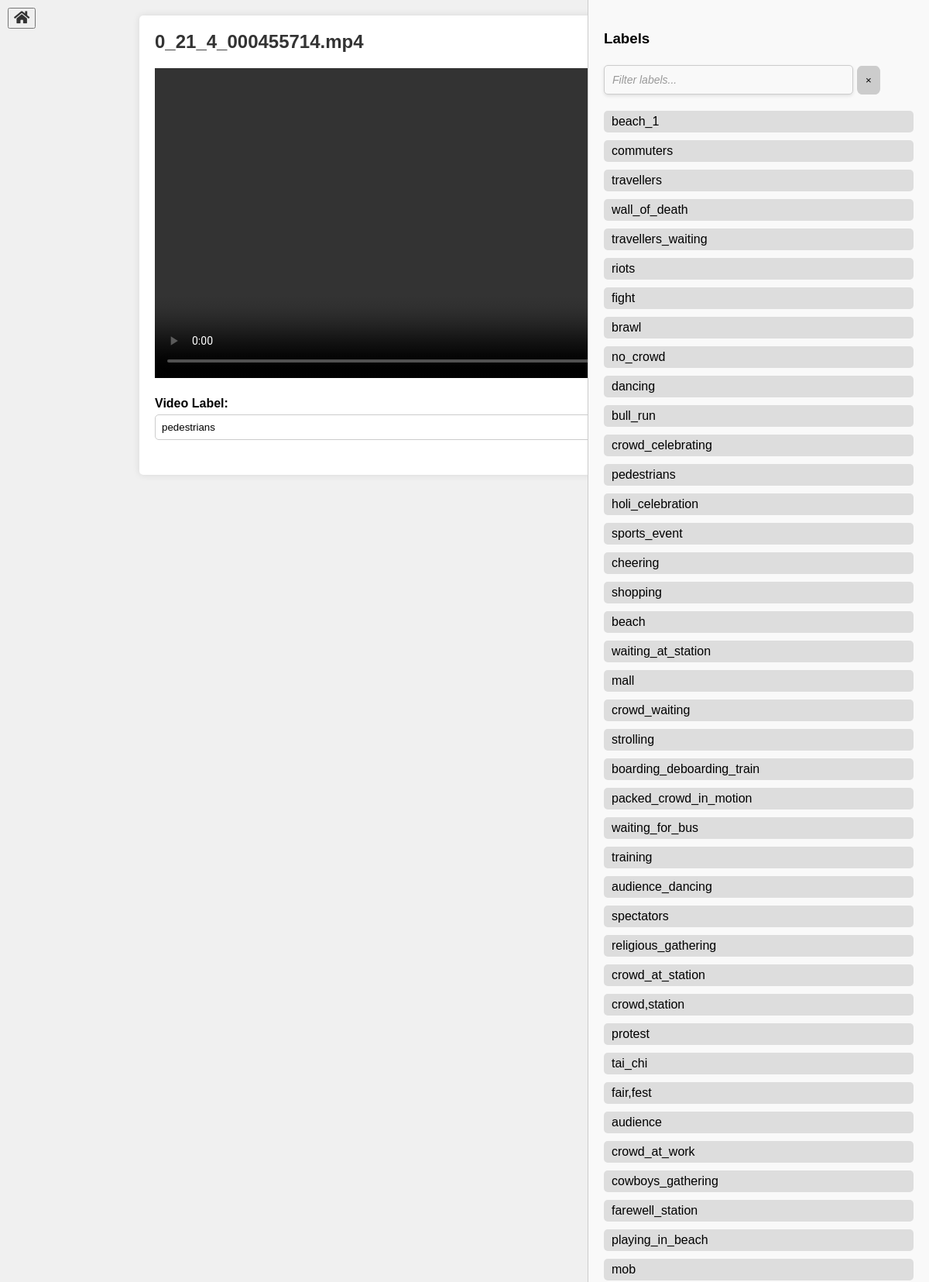
/play/0_21_4_000455714.mp4/ (upper part), run on the app's committed database.
### videolabel/models.py (models this page shows, shortened)
class Video(models.Model):
    video_name = models.CharField(max_length=100)
    label = models.ForeignKey(Label, on_delete=models.CASCADE, null=True, related_name='videos')

class Label(models.Model):
    name = models.CharField(max_length=100, unique=True, blank=True, null=True)
    last_used = models.DateTimeField(auto_now=True)
    class Meta:
        ordering = ['-last_used']

### videolabel/views.py (the view, shortened to what this page needs)
# urls.py: path('play/<str:video_name>/', views.play_video, name='play_video'),
def play_video(request, video_name):
    video_url = f'/media/{video_name}'
    success_message = None
    current_video = get_object_or_404(Video, video_name=video_name)
    prev_video = Video.objects.filter(id__lt=current_video.id).order_by('-id').first()
    next_video = Video.objects.filter(id__gt=current_video.id).order_by('id').first()
    video_labels = Label.objects.filter(~Q(name=None)).order_by('-last_used')
    context = {
        'video_url': video_url,
        'video_name': video_name,
        'success_message': success_message,
        'current_video': current_video,
        'current_label': current_video.label.name if current_video.label else '',
        'prev_video': prev_video,
        'next_video': next_video,
        'video_labels': video_labels
    }
    return render(request, 'videolabel/play_video.html', context)

### videolabel/templates/videolabel/play_video.html (shortened to what this page needs)
<!DOCTYPE html>
<html lang="en">
    <head>
        <link rel="stylesheet" href="https://cdnjs.cloudflare.com/ajax/libs/font-awesome/5.15.4/css/all.min.css">
    </head>
    <body>
        <button class="home-button" onclick="location.href='/'">
            <i class="fas fa-home"></i>
        </button>
        <div class="container">
            <h2>{{ video_name }}</h2>
            <video controls>
                <source src="{{ video_url }}" type="video/mp4">
            </video>
            {% if next_video %}
                <a class="arrow next" href="{% url 'play_video' next_video.video_name %}">&#10095;</a>
            {% endif %}
            <form method="post">
                <label for="video_label">Video Label:</label>
                <input type="text" id="video_label" name="video_label" value="{{ current_label }}">
                <button type="submit">Submit</button>
            </form>
            <div class="labels-container">
                <h3>Labels</h3>
                <div id="filter-container">
                    <input type="text" id="filter-labels" placeholder="Filter labels...">
                    <button id="clear-button">&times;</button>
                </div>
                <ul>
                    {% for label in video_labels %}
                        {% if label.name %}
                            <li class="label-item" data-label-id="{{ label.id }}">{{ label.name }}</li>
                        {% endif %}
                    {% endfor %}
                </ul>
            </div>
        </div>
    </body>
</html>

### videolabel/templates/videolabel/play_video.html (style rules this page uses)
body { font-family: Arial, sans-serif; margin: 0; padding: 0; background-color: #f0f0f0; }
.container { max-width: 800px; margin: 20px auto; padding: 20px; background-color: #fff; border-radius: 5px; box-shadow: 0 0 10px rgba(0, 0, 0, 0.1); position: relative; }
h2 { color: #333; margin-top: 0; }
video { width: 100%; height: auto; margin-bottom: 20px; }
form { margin-bottom: 20px; }
label { font-weight: bold; }
input[type="text"] { width: calc(100% - 100px); padding: 8px; margin: 5px 0; border: 1px solid #ccc; border-radius: 5px; }
button[type="submit"] { padding: 8px 15px; background-color: #333; color: #fff; border: none; border-radius: 5px; cursor: pointer; }
ul { list-style-type: none; padding: 0; }
li { margin-bottom: 5px; }
a { color: #333; text-decoration: none; margin-right: 10px; }
.prev, .next { position: absolute; top: 50%; transform: translateY(-50%); color: #333; font-size: 24px; text-decoration: none; }
.next { right: -30px; }
.arrow { font-size: 32px; color: #333; text-decoration: none; }
.home-button { position: absolute; top: 10px; left: 10px; font-size: 18px; color: #333; text-decoration: none; }
.labels-container { position: fixed; top: 0; right: 0; width: 400px; padding: 20px; background-color: #f9f9f9; border-left: 1px solid #ccc; height: 100%; overflow-y: auto; }
.label-item { margin-bottom: 10px; cursor: pointer; padding: 5px 10px; background-color: #ddd; border-radius: 5px; transition: background-color 0.3s; }
#filter-labels { border: 1px solid #ccc; border-radius: 5px; padding: 10px; margin: 5px 0; box-shadow: 0 2px 4px rgba(0, 0, 0, 0.1); transition: border-color 0.3s ease; background-color: #f9f9f9; width: 100%; max-width: 300px; font-family: Arial, sans-serif; font-size: 14px; font-weight: normal; cursor: text; flex: 1 }
#filter-labels::placeholder { color: #999; font-style: italic; }
#filter-container { display: flex; align-items: center; }
#clear-button { background-color: #ccc; border: 1px solid #ccc; border-radius: 20%; padding: 10px; margin-left: 5px; cursor: pointer; display: flex; align-items: center; justify-content: center; }

### data on the page
Video: video_name "0_21_4_000455714.mp4"
Label: video_label "pedestrians", name "pedestrians"
Label: name "beach_1"
Label: name "commuters"
Label: name "travellers"
Label: name "wall_of_death"
Label: name "travellers_waiting"
Label: name "riots"
Label: name "fight"
Label: name "brawl"
Label: name "no_crowd"
Label: name "dancing"
Label: name "bull_run"
Label: name "crowd_celebrating"
Label: name "holi_celebration"
Label: name "sports_event"
Label: name "cheering"
Label: name "shopping"
Label: name "beach"
Label: name "waiting_at_station"
Label: name "mall"
Label: name "crowd_waiting"
Label: name "strolling"
Label: name "boarding_deboarding_train"
Label: name "packed_crowd_in_motion"
Label: name "waiting_for_bus"
Label: name "training"
Label: name "audience_dancing"
Label: name "spectators"
Label: name "religious_gathering"
Label: name "crowd_at_station"
Label: name "crowd,station"
Label: name "protest"
Label: name "tai_chi"
Label: name "fair,fest"
Label: name "audience"
Label: name "crowd_at_work"
Label: name "cowboys_gathering"
Label: name "farewell_station"
Label: name "playing_in_beach"
Label: name "mob"
